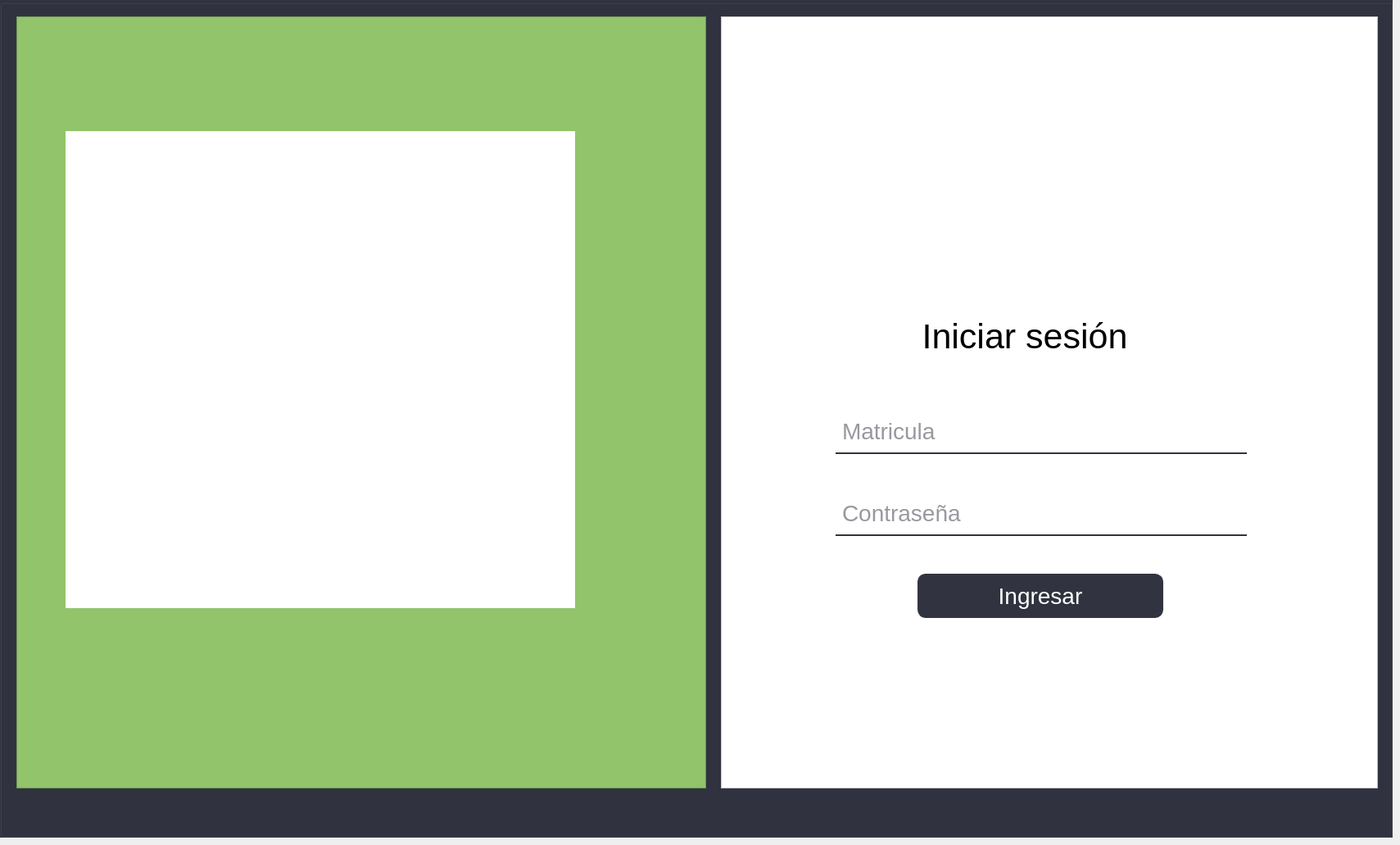
    <widget class="QWidget" name="Inicio">
     <widget class="QGroupBox" name="groupBox">
      <property name="geometry">
       <rect>
        <x>0</x>
        <y>0</y>
        <width>1700</width>
        <height>1022</height>
       </rect>
      </property>
      <property name="styleSheet">
       <string notr="true">background-color: rgb(49, 51, 64);</string>
      </property>
      <property name="title">
       <string/>
      </property>
      <widget class="QFrame" name="frame_9">
       <property name="geometry">
        <rect>
         <x>20</x>
         <y>20</y>
         <width>842</width>
         <height>942</height>
        </rect>
       </property>
       <property name="styleSheet">
        <string notr="true">QFrame{
	 background-color: rgb(145, 196, 107);
	font: 12pt &quot;Arial&quot;;
}
</string>
       </property>
       <property name="frameShape">
        <enum>QFrame::StyledPanel</enum>
       </property>
       <property name="frameShadow">
        <enum>QFrame::Raised</enum>
       </property>
       <widget class="QLabel" name="logo">
        <property name="geometry">
         <rect>
          <x>60</x>
          <y>140</y>
          <width>622</width>
          <height>582</height>
         </rect>
        </property>
        <property name="styleSheet">
         <string notr="true">background-color: rgb(255, 255, 255);
</string>
        </property>
        <property name="text">
         <string/>
        </property>
       </widget>
      </widget>
      <widget class="QFrame" name="frame_8">
       <property name="geometry">
        <rect>
         <x>880</x>
         <y>20</y>
         <width>802</width>
         <height>942</height>
        </rect>
       </property>
       <property name="styleSheet">
        <string notr="true">QFrame{
	background-color: rgb(255, 255, 255);
	font: 32pt &quot;Arial&quot;;

}
</string>
       </property>
       <property name="frameShape">
        <enum>QFrame::StyledPanel</enum>
       </property>
       <property name="frameShadow">
        <enum>QFrame::Raised</enum>
       </property>
       <widget class="QLabel" name="label_2">
        <property name="geometry">
         <rect>
          <x>200</x>
          <y>40</y>
          <width>342</width>
          <height>302</height>
         </rect>
        </property>
        <property name="styleSheet">
         <string notr="true">
border-image: url(:/Imagenes/Alumno/user.png);</string>
        </property>
        <property name="text">
         <string/>
        </property>
       </widget>
       <widget class="QGroupBox" name="groupBox_14">
        <property name="geometry">
         <rect>
          <x>60</x>
          <y>460</y>
          <width>622</width>
          <height>402</height>
         </rect>
        </property>
        <property name="styleSheet">
         <string notr="true">*{
background-color: transparent;
border: none;
}

QGroupBox{
background-color: rgba(255, 255, 255, 0.8);
border-radius: 3px;

}

QLineEdit{
color: rgb(49, 51, 64);
border-bottom: 2px solid rgb(49, 51, 64);
border-color: rgb(49, 51, 64);
font-size:28px;
padding-left: 6px;
}

QPushButton{
color: white;
background-color: rgb(49, 51, 64);
font-size:28px;
border: 1px solid rgb(49, 51, 64);
border-radius: 10px; 
padding: 2px 4px;
}


</string>
        </property>
        <property name="title">
         <string/>
        </property>
        <widget class="QLineEdit" name="contra">
         <property name="geometry">
          <rect>
           <x>80</x>
           <y>120</y>
           <width>502</width>
           <height>54</height>
          </rect>
         </property>
         <property name="styleSheet">
          <string notr="true"/>
         </property>
         <property name="echoMode">
          <enum>QLineEdit::Password</enum>
         </property>
         <property name="placeholderText">
          <string>Contraseña</string>
         </property>
        </widget>
        <widget class="QLineEdit" name="matricula">
         <property name="geometry">
          <rect>
           <x>80</x>
           <y>20</y>
           <width>502</width>
           <height>54</height>
          </rect>
         </property>
         <property name="styleSheet">
          <string notr="true"/>
         </property>
         <property name="text">
          <string/>
         </property>
         <property name="placeholderText">
          <string>Matricula</string>
         </property>
        </widget>
        <widget class="QPushButton" name="ingresar">
         <property name="geometry">
          <rect>
           <x>180</x>
           <y>220</y>
           <width>300</width>
           <height>54</height>
          </rect>
         </property>
         <property name="minimumSize">
          <size>
           <width>150</width>
           <height>27</height>
          </size>
         </property>
         <property name="maximumSize">
          <size>
           <width>300</width>
           <height>54</height>
          </size>
         </property>
         <property name="styleSheet">
          <string notr="true"/>
         </property>
         <property name="text">
          <string>Ingresar</string>
         </property>
        </widget>
       </widget>
       <widget class="QLabel" name="lb_iniciarSesion_2">
        <property name="geometry">
         <rect>
          <x>80</x>
          <y>340</y>
          <width>582</width>
          <height>100</height>
         </rect>
        </property>
        <property name="font">
         <font>
          <family>Arial</family>
          <pointsize>32</pointsize>
          <weight>50</weight>
          <italic>false</italic>
          <bold>false</bold>
         </font>
        </property>
        <property name="styleSheet">
         <string notr="true">background-color: transparent;</string>
        </property>
        <property name="text">
         <string>Iniciar sesión</string>
        </property>
        <property name="alignment">
         <set>Qt::AlignCenter</set>
        </property>
       </widget>
      </widget>
     </widget>
    </widget>
